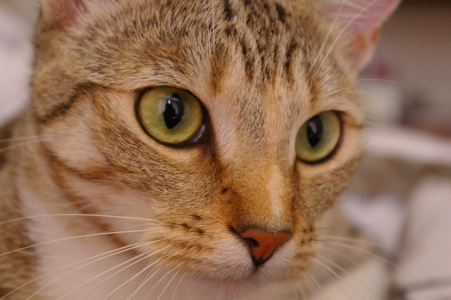
#> input picture skimage.data.chelsea(), 451 x 300 px
$ jupyter execute --allow-errors Prac04-Filtros.ipynb
#> lines starting #> are read from the running program, lines starting #| are printed output that depends on the picture
# **Práctica 4: Convolución y filtros**

Este cuaderno desarrolla contenidos prácticos de la asignatura **Visión artificial** del Grado en Ciencia e Ingeniería de Datos.

***

# Convolución

La operación de convolución es un concepto fundamental en el campo del procesamiento de señales e imágenes, incluyendo el aprendizaje profundo. La convolución es por tanto una herramienta esencial en diversas disciplinas, desde el procesamiento de imágenes hasta la inteligencia artificial.

La convolución es un proceso que combina dos funciones para crear una tercera que representa cómo una de las funciones modifica la otra. En el contexto del procesamiento de señales, la convolución se utiliza para analizar cómo una señal responde a otra, y en el ámbito de la visión por computador y las redes neuronales convolucionales, la operación de convolución se aplica para extraer características clave de las imágenes.

La convolución es una operación fundamental en la identificación de patrones, detección de características relevantes y reducción de la dimensionalidad de datos, lo cual es crucial para el éxito de muchas aplicaciones modernas, como reconocimiento de objetos, segmentación de imágenes y procesamiento de lenguaje natural. Comprender los principios detrás de la operación de convolución es esencial para aquellos involucrados en campos como la informática, la ingeniería de señales y la inteligencia artificial, ya que sienta las bases para abordar problemas complejos y aprovechar al máximo las capacidades de los modelos computacionales.

Matemáticamente la convolución se define como:

$
g(x) = f(x) * h(x) = \int_{-\infty}^{\infty} f(\tau) \cdot h(x - \tau) \, d \tau
$

que de forma discreta se corresponde con

$
g[i] = (f * h)[i] = \sum_{n = 0}^{N -1} f[n] \cdot h[i - n]
$

De forma práctica se implementaría tal y como sigue.

[cell 1]
import numpy as np
import skimage
import matplotlib.pyplot as plt
import scipy

f = (1, 2, 0, 7, 5)
h = (2, 3, 4)

g = np.convolve(f, h)

print(g)

En este caso, se rellenan los bordes con ceros. En caso de solamente necesitar aquella parte válida:

[cell 2]
np.convolve(f, h, mode="valid")

La implementación rellenando con ceros sería similar a la siguiente función:

[cell 3]
def convolution(f, h):
    # Tamaño de las señales
#> called with f = (1, 2, 0, 7, 5), h = (2, 3, 4)
    M = len(f)
    N = len(h)

    # Tamaño de la señal resultante
    conv = np.zeros(M + N - 1)

    for i in range(M + N - 1):
        for k in range(max(0, i - N + 1), min(M, i + 1)):
            conv[i] += f[k] * h[i - k]

    return conv

convolution(f, h)

Analiza el código anterior e intenta comprender su funcionamiento.

Otra forma de verlo sería con el código siguiente:

[cell 4]
len_h = len(h)
fill_len = len(h)-1

f_zeros = np.concatenate([np.zeros(fill_len), f, np.zeros(fill_len)])
print(f"f_zeros: {f_zeros}")

h_reversed = np.flip(h)
print(f"h_reversed: {h_reversed}")

for i in range(0, len(f_zeros) - fill_len):
    acum = 0
    for j in range(0, len(h)):
        acum += f_zeros[i+j] * h_reversed[j]

    print(f"g[{i}] = {acum}")

La convolución en el dominio bidimensional (2D) es una extensión natural de la convolución en el dominio unidimensional (1D).

[cell 5]
def convolution_2d(image, kernel):
    kernel = np.flipud(np.fliplr(kernel))

    # Obtener las dimensiones de la imagen y el kernel
    image_height, image_width = image.shape
    kernel_height, kernel_width = kernel.shape

    # Calcular las dimensiones del resultado de la convolución (parte válida)
    output_height = image_height - kernel_height + 1
    output_width = image_width - kernel_width + 1

    # Inicializar la matriz de salida
    output = np.zeros((output_height, output_width))

    # Realizar la convolución
    for y in range(output_height):
        for x in range(output_width):
            output[y, x] = np.sum(image[y:y+kernel_height, x:x+kernel_width] * kernel)

    return output

[cell 6]
cat = skimage.data.chelsea()
#> cat is the input picture: shape (300, 451, 3); mean R, G, B 147.7, 111.4, 86.8
cat_gray = skimage.color.rgb2gray(cat)
plt.imshow(cat_gray, cmap="gray")
plt.show()

kernel = np.array([[1, 1, 1], [0, 0, 0], [-1, -1, -1]])
cat_edges = convolution_2d(cat_gray, kernel)
plt.imshow(cat_edges, cmap="gray")
plt.show()

La función `skimage.color.rgb2gray` convierte la imagen a flotante en escala [0, 1]

[cell 7]
print(cat_gray.dtype)
#| float64
plt.imshow(cat_gray, cmap="gray")
plt.colorbar()
plt.show()
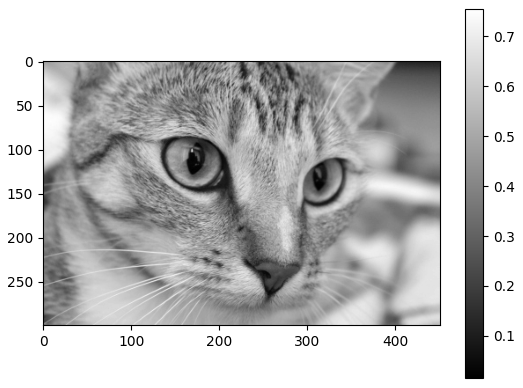
#> figure drawn by matplotlib, 2 panels

El kernel utilizado sirve para calcular los bordes en sentido vertical.

Se puede verificar que el resultado coincide con la función de la biblioteca scipy:

[cell 8]
cat_edges_scipy = scipy.signal.convolve2d(cat_gray, kernel, mode="valid")
np.allclose(cat_edges, cat_edges_scipy)
#> Out = True

# Suavizado

> Realiza la convolución para obtener una versión suavizada de la imagen, donde cada píxel se sustituya por la medida en una vecindad de tamaño 15x15. Recuerda normalizar el kernel (que la suma de sus elementos sea 1) para no alterar el brillo de la imagen.

[cell 9]
kernel=np.ones([15,15])
kernel/=225
cat = skimage.data.chelsea()
cat_gray = skimage.color.rgb2gray(cat)
plt.imshow(cat_gray, cmap="gray")
plt.show()
cat_edges = convolution_2d(cat_gray, kernel)
#> after the loop in convolution_2d (call 2), `for y in range(output_height):`:
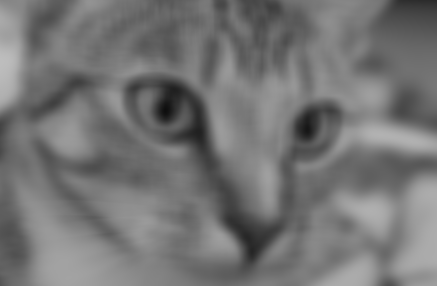
#> output: shape (286, 437) float64; min 0.0565, max 0.744, mean 0.459
plt.imshow(cat_edges, cmap="gray")
plt.show()

El suavizado con una función gaussiana sería similar y se puede realizar directamente con una función de biblioteca:

[cell 10]
# desviación estándar de la distribución Gaussiana
sigma = 5

# Calcula la convolución de la imagen con un kernel Gaussiano
cat_blur = scipy.ndimage.gaussian_filter(cat_gray, (sigma,sigma))
plt.imshow(cat_gray, cmap="gray")
plt.colorbar()
plt.show()
plt.imshow(cat_blur, cmap="gray")
plt.colorbar()
plt.show()

# Afilado

El afilado, o sharpening en inglés, es un proceso utilizado en el procesamiento de imágenes para resaltar los bordes y mejorar la nitidez aparente de los detalles. Este procedimiento busca realzar los contrastes locales en una imagen, haciendo que los límites entre regiones sean más distintivos.

Una de las opciones es el llamado algoritmo Unsharp masking, que consisten en realizar la siguiente operación sobre una imagen:

sharpened = original + (original − blurred) × amount

> Implementa esta operación sobre la imagen `http://www.atc.uniovi.es/grado/3va/prac/eye.png`

> Para cada canal de la imagen en color...
>
> Realiza una conversión a formato real en el rango [0, 1] (división del canal entre 255.0)
>
> Aplica `scipy.ndimage.gaussian_filter` sobre el resultado con sigma valor 5
>
> Realiza la operación `channel + (channel - blur) * strength` con strength valor 1.5. Se debe evitar que el resultado se salga del rango de representación.
>
> Devuelve el canal al rango [0, 255] (multiplicación por 255) y convierte a `np.uint8`

[cell 11]
import numpy as np
import imageio.v3 as iio
import scipy.ndimage

def sharpened_channel(channel, sigma=5, strength=1.5):
    # Normalizar al rango [0, 1]
    channel_float = channel.astype(np.float32) / 255.0

    # Aplicar el filtro Gaussiano
    blur = scipy.ndimage.gaussian_filter(channel_float, sigma=sigma)

    # Aplicar la operación
    sharpened = channel_float + (channel_float - blur) * strength
    sharpened = np.clip(sharpened, 0, 1)
    # Convertir de vuelta al rango [0, 255] y a uint8
    return (sharpened * 255).astype(np.uint8)

def sharpened_image(image, sigma=5, strength=1.5):
    # Aplicar el proceso a cada canal por separado
    return np.stack([sharpened_channel(image[..., i], sigma, strength) for i in range(3)], axis=-1)


image = skimage.io.imread("eye.png")
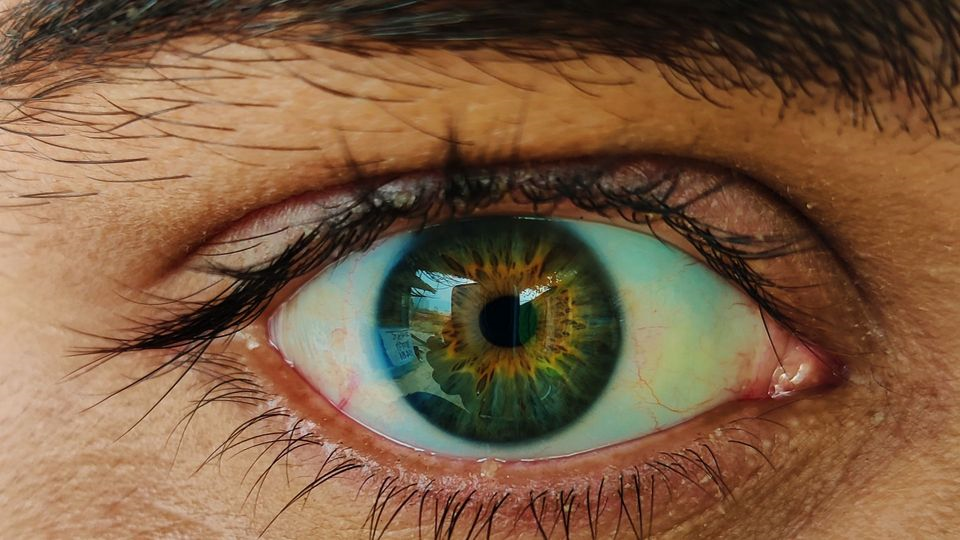
#> input picture eye.png, 960 x 540 px
#> image is the input picture: shape (540, 960, 3); mean R, G, B 125.1, 93.8, 66.6
enhanced_image = sharpened_image(image)
#> call 2 of sharpened_channel, with sigma = 5, strength = 1.5
#> in sharpened_channel (call 2), `blur = scipy.ndimage.gaussian_filter(channel_float, sigma=sigma)`:
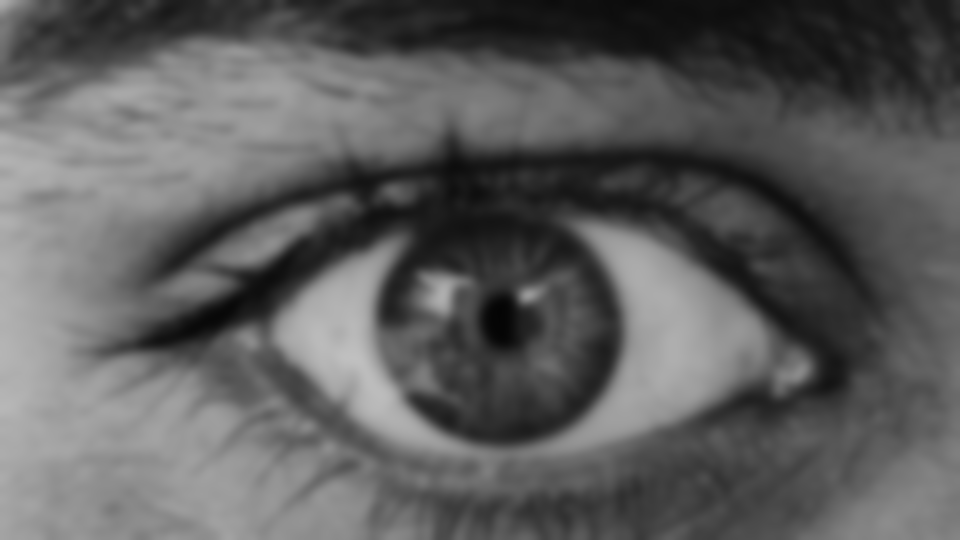
#> blur: shape (540, 960) float32; min 0.0189, max 0.754, mean 0.368
#> call 3 of sharpened_channel, with sigma = 5, strength = 1.5
#> in sharpened_channel (call 3), `sharpened = np.clip(sharpened, 0, 1)`:
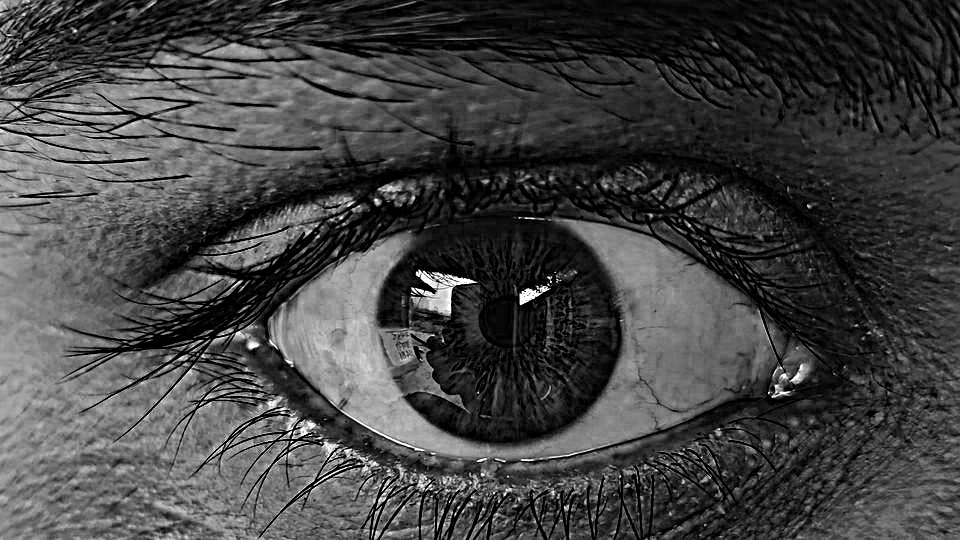
#> sharpened: shape (540, 960) float32; min 0, max 1, mean 0.267
iio.imwrite("imagen_enhanced.jpg", enhanced_image)

La operación anterior se podría aproximar usando un kernel similar al siguiente:

$
\begin{bmatrix}
0 & -1 & 0 \\
-1 & 5 & -1 \\
0 & -1 & 0 \\
\end{bmatrix}
$

> Realiza el afilado de la imagen usando ese kernel y la función `convolution_2d`

[cell 12]
img = skimage.io.imread("eye.png")
image = img.astype(np.float64) / 255.0
kernel = np.array([[0, -1, 0], [-1, 5, -1], [0, -1, 0]])
processed_channels = [convolution_2d(image[..., i], kernel) for i in range(3)]
#> after the loop in convolution_2d (call 3), `for y in range(output_height):`:
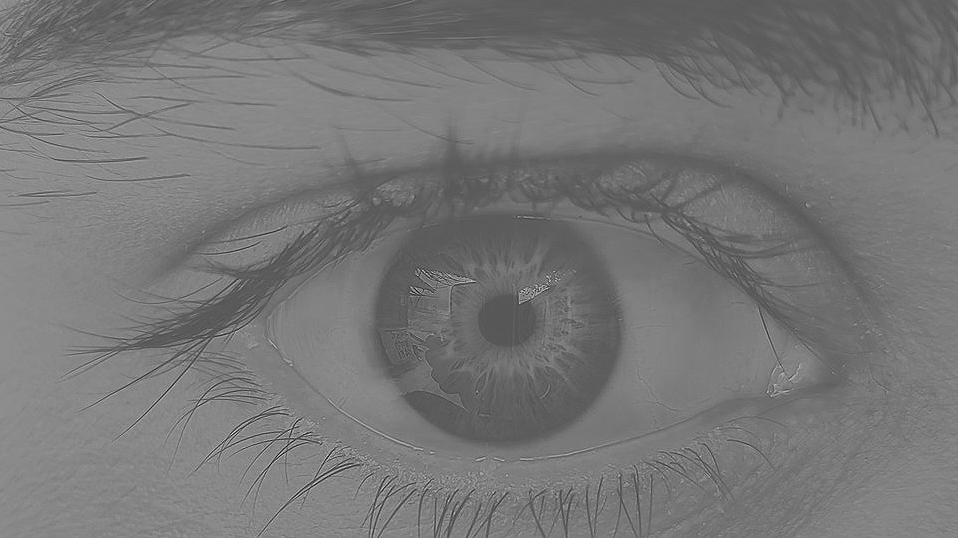
#> output: shape (538, 958) float64; min -1.38, max 2.64, mean 0.49; drawn with min black and max white
#> processed_channels = 3 items
eye_afilado = np.stack(processed_channels, axis=-1)
eye_afilado= np.clip(eye_afilado,0,1)
print(eye_afilado.shape)
#| (538, 958, 3)
print(np.max(eye_afilado))
#| 1.0
print(image.dtype)
#| float64
# Mostrar la imagen procesada
plt.imshow(eye_afilado)
plt.axis("off")
plt.show()

# Gradiente

La misma función permite calcular la convolución con el operador FDoG (derivada de la Gaussiana).

[cell 13]
sigma = 3 # standard deviation

# Calcula la convolución de la imagen con la derivada del kernel Gaussiano en x
imx = scipy.ndimage.gaussian_filter(cat_gray, (sigma,sigma), (0,1))
# Calcula la convolución de la imagen con la derivada del kernel Gaussiano en y
imy = scipy.ndimage.gaussian_filter(cat_gray, (sigma,sigma), (1,0))
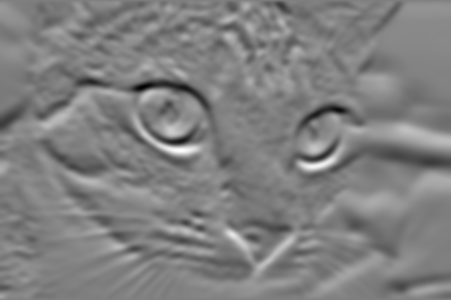
#> imy: shape (300, 451) float64; min -0.0568, max 0.0566, mean 0.000402; drawn with min black and max white
# Calcula la magnitud del gradiente
magnitude = np.sqrt(imx**2+imy**2)
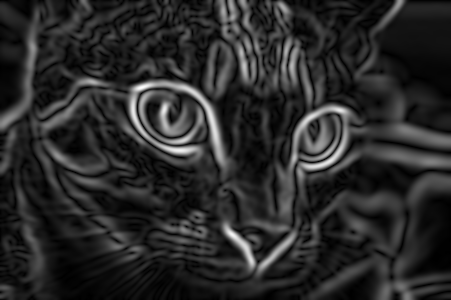
#> magnitude: shape (300, 451) float64; min 9.15e-06, max 0.0597, mean 0.00993; drawn with min black and max white

# muestra el gradiente en x e y, y la magnitud del gradiente
plt.figure(figsize=(15,10))
plt.subplot(1,3,1)
plt.imshow(imx, cmap="gray")
plt.subplot(1,3,2)
plt.imshow(imy, cmap="gray")
plt.subplot(1,3,3)
plt.imshow(np.sqrt(imx**2+imy**2), cmap="gray")
plt.show()

# Laplaciano

El operador Laplaciano es un operador diferencial utilizado en el procesamiento de imágenes para resaltar las regiones donde la intensidad varía rápidamente, como los bordes. Este operador es especialmente útil para detectar discontinuidades en una imagen.

$
\begin{bmatrix}
0 & 1 & 0 \\
1 & -4 & 1 \\
0 & 1 & 0 \\
\end{bmatrix}
$

Este kernel suma los valores de los píxeles vecinos y resta 4 veces el valor del píxel central, dando como resultado la segunda derivada de la intensidad de la imagen. Esta operación resalta las regiones donde la intensidad varía rápidamente, lo que suele ocurrir en los bordes de los objetos en la imagen.

[cell 14]
sigma = 3 # standard deviation
result = scipy.ndimage.gaussian_laplace(cat_gray, (sigma,sigma))
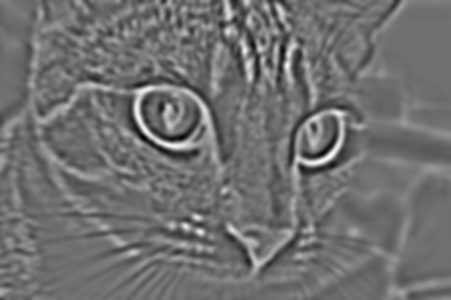
#> result: shape (300, 451) float64; min -0.0171, max 0.0214, mean -5.4e-05; drawn with min black and max white
plt.imshow(result, cmap="gray")

# Imágenes híbridas

El filtrado paso bajo y el filtrado paso alto son técnicas comunes en procesamiento de imágenes utilizadas para resaltar o atenuar diferentes componentes de la imagen en función de sus frecuencias.

El filtrado paso bajo se refiere a la técnica de resaltar las componentes de baja frecuencia de una imagen y atenuar o eliminar las componentes de alta frecuencia. Esto se logra mediante el uso de un filtro que deja pasar las frecuencias bajas y atenúa las frecuencias altas. En este caso se aplica una operación de convolución entre la imagen original y el núcleo (kernel) del filtro paso bajo, comúnmente un filtro gaussiano. La convolución da como resultado una nueva imagen donde las frecuencias altas han sido atenuadas, resaltando así las características de baja frecuencia. El filtrado paso bajo es utilizado para suavizar la imagen, eliminando detalles finos o ruido.

El filtrado paso alto, por otro lado, resalta las componentes de alta frecuencia de una imagen mientras atenúa las componentes de baja frecuencia. El filtro más comúnmente utilizado para el filtrado paso alto es el filtro de realce de bordes, como el filtro Laplaciano. Se aplica una operación de convolución entre la imagen original y el kernel del filtro paso alto, como el filtro Laplaciano. La convolución da como resultado una nueva imagen donde las frecuencias bajas (detalles grandes y suaves) han sido atenuadas, destacando así las características de alta frecuencia, como bordes y detalles finos. El filtrado paso alto es utilizado para resaltar los bordes y detalles finos en una imagen. También se usa para la detección de características, donde puede ser utilizado para detectar características específicas en una imagen.

Ambas técnicas, filtrado paso bajo y paso alto, se utilizan en conjunto en la creación de [imágenes híbridas](https://en.wikipedia.org/wiki/Hybrid_image), donde la imagen final combina las características de baja y alta frecuencia de dos imágenes diferentes. La idea principal es que al ver la imagen de cerca, predominen las características de alta frecuencia, mientras que al verla desde lejos, predominen las características de baja frecuencia.

> Busca dos imágenes que desees combinar y asegúrate de que tengan el mismo tamaño. Esto es crucial para garantizar una combinación adecuada.

> Realiza una alineación manual de las dos imágenes. Puedes utilizar software de edición de imágenes para superponerlas y ajustar la posición y la rotación hasta que estén alineadas de manera satisfactoria. Es importante que las características clave en ambas imágenes coincidan.
>
> Convierte ambas imágenes a escala de grises si no lo están.

> Aplica un filtro paso bajo (por ejemplo, un filtro gaussiano) a una de las imágenes para obtener la versión de baja frecuencia. Puedes usar la función `gaussian_filter` de la biblioteca `scipy.ndimage`.

> Aplica un filtro paso alto a la otra.

> Suma la imagen de baja frecuencia con la imagen de alta frecuencia. Asegúrate de que los valores de los píxeles estén en el rango adecuado (por ejemplo, 0 a 255).

> Visualiza ambas imágenes desde cerca y desde lejos. Al ver la imagen desde cerca, deberías notar principalmente las características de alta frecuencia (detalles finos, bordes). Al ver la imagen desde lejos, deberías notar principalmente las características de baja frecuencia (formas generales, suavizado).

> Ajusta la intensidad del filtrado paso bajo y alto según tus preferencias para lograr el efecto deseado. Experimenta con diferentes pares de imágenes para obtener resultados interesantes.

Recuerda que el éxito de la creación de imágenes híbridas a menudo depende de la elección de las imágenes de partida y de cómo se ajustan los parámetros de filtrado.

[cell 15]
# Reimportar las bibliotecas necesarias debido al reinicio del estado de ejecución
import numpy as np
import imageio.v3 as iio
import scipy.ndimage
import matplotlib.pyplot as plt
from skimage.color import rgb2gray
from skimage.transform import resize


loros = iio.imread("loros.jpg")
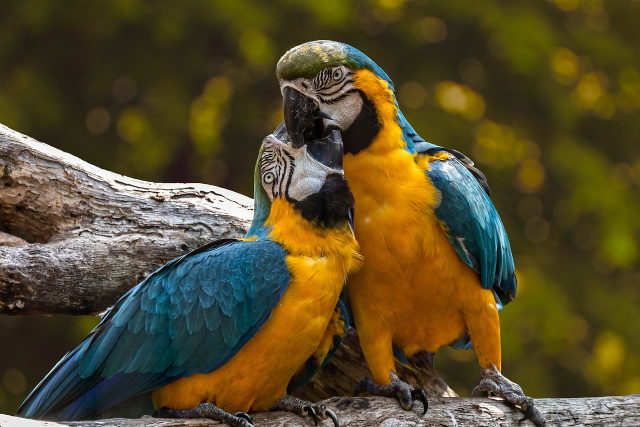
#> input picture loros.jpg, 1280 x 853 px (shown at 1/2 size)
#> loros is the input picture: shape (853, 1280, 3); mean R, G, B 86.7, 75.4, 42.1
#> (the rest of this cell did not finish here and is left out)
